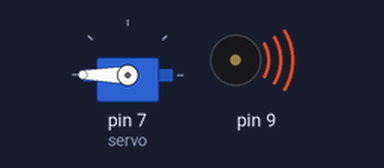
The sketch below on a simulated Arduino Uno, built with avr-gcc and run on an emulated ATmega328P. Shown: servo, buzzer (waves = sounding).

Above: at 0.05 s.
At 1.8 s:
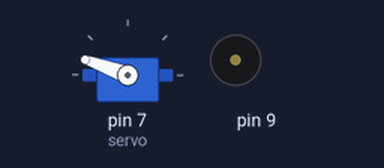
At 2.85 s:
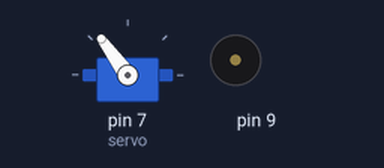
At 7.9 s:
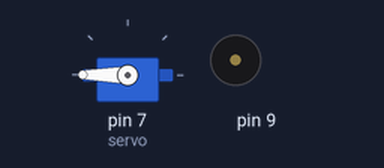
Timing chart, 0 to 10.3 s (numbered marks = the images above):
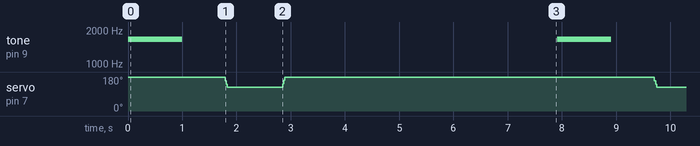

The sketch:

autofish.ino
```cpp
#include <Servo.h>
Servo servo;
int alarm = 0;
int pos = 200;
int counter;

void setup()
{
  servo.attach(7);
  pinMode(9, OUTPUT);
  digitalWrite(4, LOW);
  servo.write(200);
}

void loop()
{
  for (counter = 0; counter < 1; ++counter) {
    digitalWrite(9, HIGH);
    tone(9, 1660, 1000);
    delay(1500);
    digitalWrite(9, LOW);
    delay(250);
  }
  alarm = 0;
  digitalWrite(9, LOW);
  for (pos = 200; pos >= 125; pos--) {
    servo.write(pos);
    delay(1);
  }
  delay(1000);
  for (pos = 125; pos <= 200; pos++) {
    servo.write(pos);
    delay(1);
  }
  delay(5000);
}
```

Measured:
- by itself, tone on pin 9: alternates 1660 Hz for 1.0 s and silent for 6.9 s
- by itself, servo on pin 7 (servo): repeats every 7.9 s: 160° 0.02 s, 141° 0.02 s, 125° 1.0 s, 126° 0.02 s, 145° 0.02 s, 164° 0.02 s, 180° 6.8 s, 179° 0.02 s
